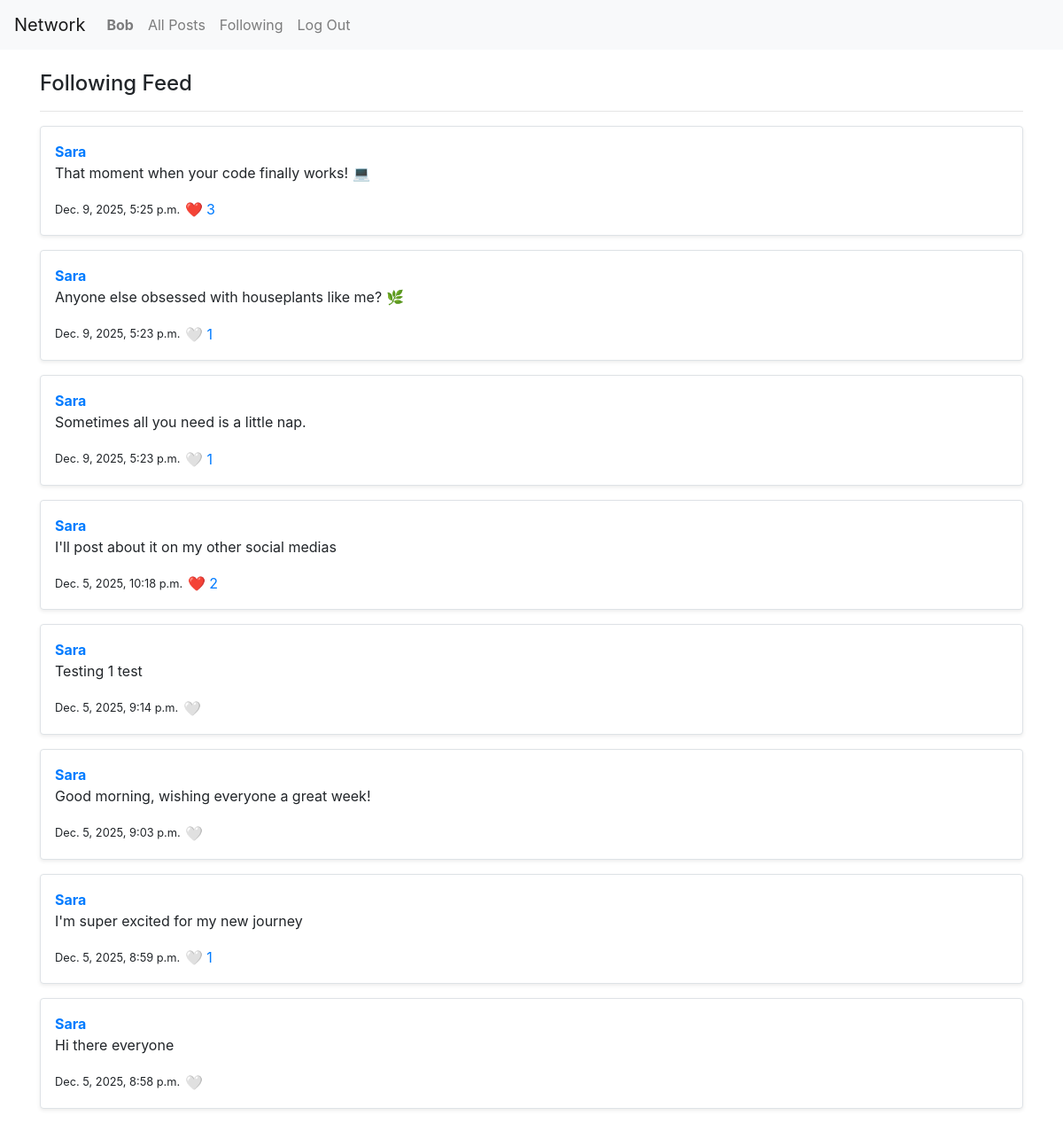
Page /following_feed (signed in) on the earlier database version.
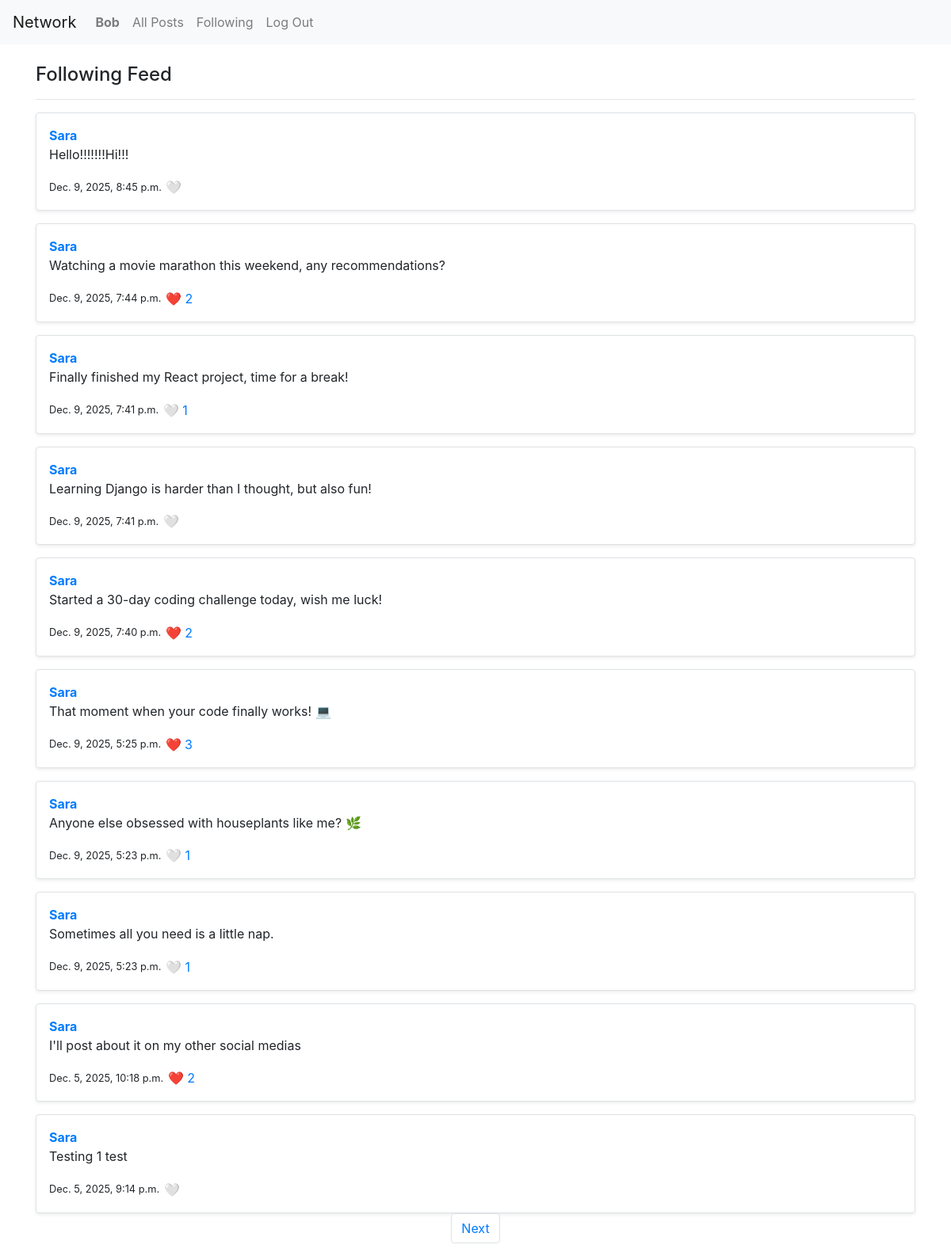
Same page on the later database version.
### network/models.py (models this page shows, shortened)
class Post(models.Model):
    content=models.CharField(max_length=140)
    user = models.ForeignKey(User, on_delete=models.CASCADE, related_name="author")
    timestamp=models.DateTimeField(auto_now_add=True)

class User(AbstractUser):
    pass

### network/views.py (the view)
# urls.py: path("following_feed", views.following_feed, name="following_feed"),
@login_required
def following_feed(request):
  following_objs=Follow.objects.filter(follower=request.user)
  following_profiles=[]
  for f in following_objs:
    following_profiles.append(f.following)
  posts=Post.objects.filter(user__in=following_profiles).annotate(likes_count=Count('likes_received')).order_by("-timestamp") #user__in = SQL WHERE user_id IN (...).
  for post in posts:
    post.liked = post.likes_received.filter(user=request.user).exists()
  paginator=Paginator(posts, 10)
  page_number = request.GET.get('page')
  posts_page = paginator.get_page(page_number)
  return render(request, "network/following_feed.html", {
    "posts_page": posts_page
  })

### network/templates/network/following_feed.html (shortened to what this page needs)
{% extends "network/layout.html" %}
{% block body %}
{% if user.is_authenticated %}
<div class="container mt-4">
<h4 class="mt-4">Following Feed</h4>
<hr>
{% for post in posts_page %}
<div class="post-box mt-3 p-3 border rounded bg-white shadow-sm" id="post-{{ post.id }}">
	<strong>
		<a href="{% url 'profile' post.user.username %}">
			{{ post.user.username }}
		</a>
	</strong>
	<p id="post-content-{{ post.id }}">{{ post.content }}</p>
	<small>{{ post.timestamp }}</small>
	<button class="btn-like btn btn-link p-0" data-id="{{ post.id }}">
    <span class="heart-icon">
        {% if post.liked %}
            ❤️
        {% else %}
            🤍
        {% endif %}
    </span>
		{% if post.likes_count > 0 %}
    <span class="like-count">{{ post.likes_count }}</span>
		{% endif %}
</button>
</div>
{% empty %}
<p>No posts yet.</p>
{% endfor %}
<nav aria-label="Page navigation">
	<ul class="pagination d-flex justify-content-center">
		{% if posts_page.has_next %}
			<li class="page-item"><a class="page-link" href="?page={{ posts_page.next_page_number }}">Next</a></li>
		{% endif %}
	</ul>
</nav>
</div>
{% endif %}
{% endblock %}

Differences in the rows shown:
no longer on this page (row unchanged): Post: user.username "Sara", content "Good morning, wishing everyone a great week!", timestamp "Dec. 5, 2025, 9:03 p.m."
no longer on this page (row unchanged): Post: user.username "Sara", content "I'm super excited for my new journey", timestamp "Dec. 5, 2025, 8:59 p.m.", likes_count "1"
no longer on this page (row unchanged): Post: user.username "Sara", content "Hi there everyone", timestamp "Dec. 5, 2025, 8:58 p.m."
added Post: user.username "Sara", content "Hello!!!!!!!Hi!!!", timestamp "Dec. 9, 2025, 8:45 p.m."
added Post: user.username "Sara", content "Watching a movie marathon this weekend, any recommendations?", timestamp "Dec. 9, 2025, 7:44 p.m.", likes_count "2"
added Post: user.username "Sara", content "Finally finished my React project, time for a break!", timestamp "Dec. 9, 2025, 7:41 p.m.", likes_count "1"
added Post: user.username "Sara", content "Learning Django is harder than I thought, but also fun!", timestamp "Dec. 9, 2025, 7:41 p.m."
added Post: user.username "Sara", content "Started a 30-day coding challenge today, wish me luck!", timestamp "Dec. 9, 2025, 7:40 p.m.", likes_count "2"
Other differences:
text now shown: "Next"
